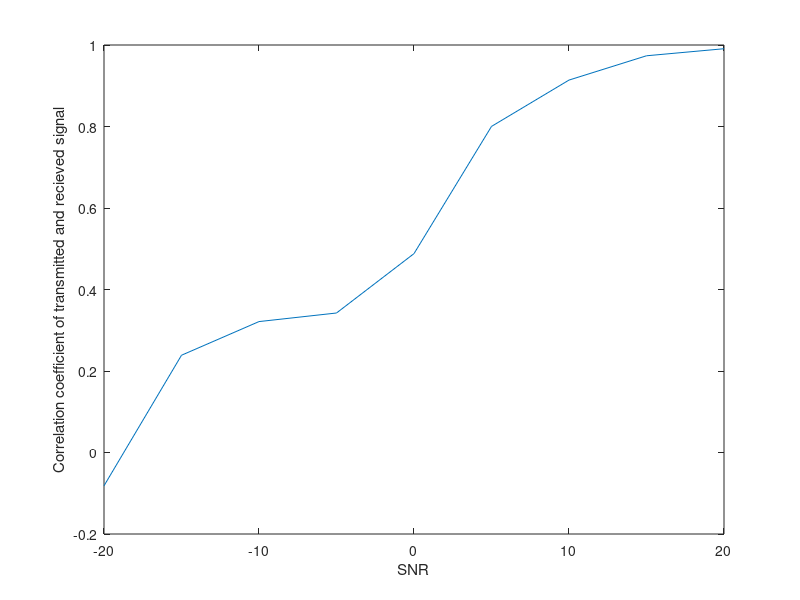

Reproduce this figure in MATLAB.
Fs = 100;
f = 20;
t = 0:1/Fs:1;

s = sin(2*pi*f*t + pi/6);

snrs = -20:5:20;
co_c = zeros(size(snrs));

for i=1:length(snrs)
    r = awgn(s, snrs(i));
    co = corrcoef(s, r);
    co_c(i) = co(2, 1);
end

plot(snrs, co_c);
xlabel('SNR');
ylabel('Correlation coefficient of transmitted and recieved signal');